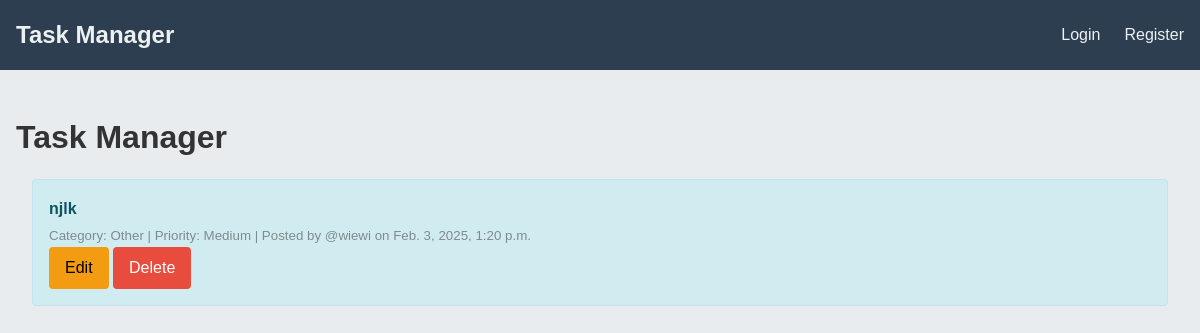
/, run on an earlier commit of the app's database.
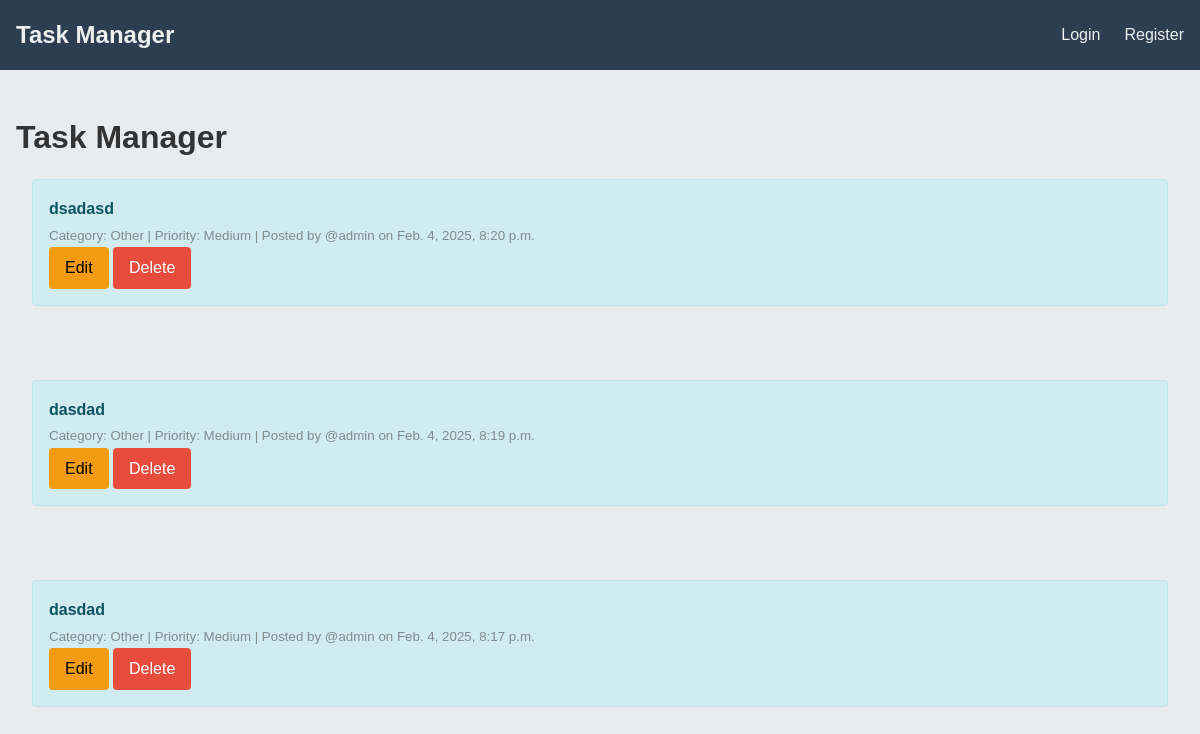
And on a later commit of the database.
### TaskWeb/models.py (models this page shows, shortened)
class Task(models.Model):
    PRIORITY_CHOICES = [
        ('low', 'Low'),
        ('medium', 'Medium'),
        ('high', 'High'),
    ]
    CATEGORY_CHOICES = [
        ('work', 'Work'),
        ('home', 'Home'),
        ('hobby', 'Hobby'),
        ('other', 'Other'),
    ]
    user = models.ForeignKey(User, related_name="tasks", on_delete=models.CASCADE)
    body = models.CharField(max_length=150)
    created_at = models.DateTimeField(auto_now_add=True)
    category = models.CharField(max_length=50, choices=CATEGORY_CHOICES, default='other')
    priority = models.CharField(max_length=50, choices=PRIORITY_CHOICES, default='medium')
    completed = models.BooleanField(default=False)

### TaskWeb/views.py (the view)
# urls.py: path('', views.home, name="home"),
def home(request):
    tasks = Task.objects.all().order_by("-created_at")
    return render(request, 'home.html', {"tasks": tasks})

### TaskWeb/templates/home.html
{% extends 'base.html' %}
{% load static %}
{% block content %}
    <h1>Task Manager</h1>
    {% for task in tasks %}
        <div class="container">
            <div class="alert alert-primary">
                <strong>{{ task.body }}</strong><br>
                <small class="text-muted">
                    Category: {{ task.get_category_display }} |
                    Priority: {{ task.get_priority_display }} |
                    Posted by @{{ task.user.username }} on {{ task.created_at }}
                </small>
                <br>
                <a href="{% url 'editTask' task.id %}" class="btn btn-warning">Edit</a>
                <a href="{% url 'deleteTask' task.id %}" class="btn btn-danger">Delete</a>
            </div>
        </div>
        <br>
    {% endfor %}
{% endblock %}

### TaskWeb/templates/base.html (shortened to what this page needs)
{% load static %}
<!doctype html>
<html lang="en">
  <head>
    <link rel="stylesheet" href="{% static 'css/styles.css' %}">
  </head>
  <body>
    {% include 'navbar.html' %}
    <div class="container">
      <br>
      {% block content %}
      {% endblock %}
    </div>
   </body>
</html>

### TaskWeb/templates/navbar.html
<nav class="navbar">
    <a class="navbar-brand" href="{% url 'home' %}">Task Manager</a>
    <ul class="navbar-nav">
        {% if user.is_authenticated %}
            <li><a href="{% url 'task' %}">New Task</a></li>
            <li><a href="{% url 'profile' request.user.id %}">My Profile</a></li>
            <li><a href="{% url 'profile_list' %}">Profile List</a></li>
            <li><a href="{% url 'logout' %}">Logout</a></li>
        {% else %}
            <li><a href="{% url 'login' %}">Login</a></li>
            <li><a href="{% url 'register' %}">Register</a></li>
        {% endif %}
    </ul>
</nav>

### TaskWeb/static/css/styles.css (style rules this page uses)
* { margin: 0; padding: 0; box-sizing: border-box; }
body { font-family: Arial, sans-serif; line-height: 1.6; background-color: #e9ecef; color: #333; }
.navbar { background-color: #2c3e50; padding: 1rem; display: flex; justify-content: space-between; align-items: center; }
.navbar-brand { font-size: 1.5rem; font-weight: bold; color: #ecf0f1; text-decoration: none; margin-right: auto; }
.navbar-nav { display: flex; align-items: center; list-style: none; margin: 0; padding: 0; }
.navbar-nav a { color: #ecf0f1; text-decoration: none; margin-left: 1.5rem; font-size: 1rem; }
.container { max-width: 1200px; margin: 0 auto; padding: 1rem; }
.alert { padding: 1rem; margin-bottom: 1rem; border-radius: 4px; }
.alert-primary { background-color: #d1ecf1; border: 1px solid #bee5eb; color: #0c5460; }
.btn { display: inline-block; padding: 0.5rem 1rem; border-radius: 4px; text-decoration: none; font-size: 1rem; cursor: pointer; }
.btn-danger { background-color: #e74c3c; color: #fff; border: none; }
.btn-warning { background-color: #f39c12; color: #000; border: none; }
.text-muted { color: #7f8c8d; }

What changed in the data, as far as the page shows it:
removed Task: body "njlk", category "Other", priority "Medium", user.username "wiewi", created_at "Feb. 3, 2025, 1:20 p.m."
added Task: body "dsadasd", category "Other", priority "Medium", user.username "admin", created_at "Feb. 4, 2025, 8:20 p.m."
added Task: body "dasdad", category "Other", priority "Medium", user.username "admin", created_at "Feb. 4, 2025, 8:19 p.m."
added Task: body "dasdad", category "Other", priority "Medium", user.username "admin", created_at "Feb. 4, 2025, 8:17 p.m."
